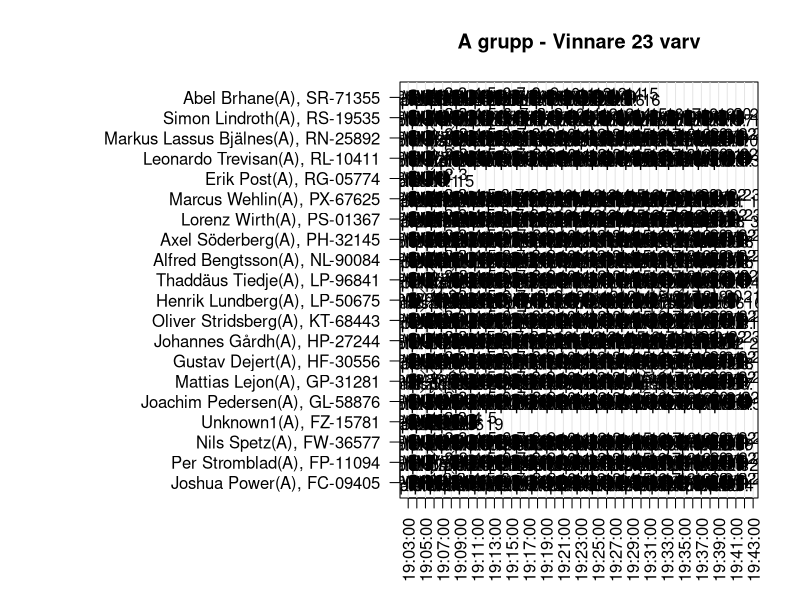
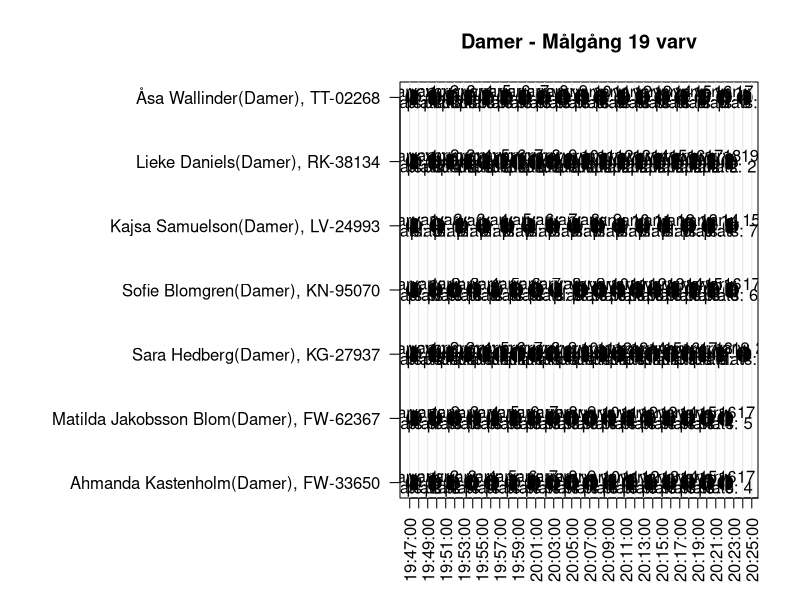
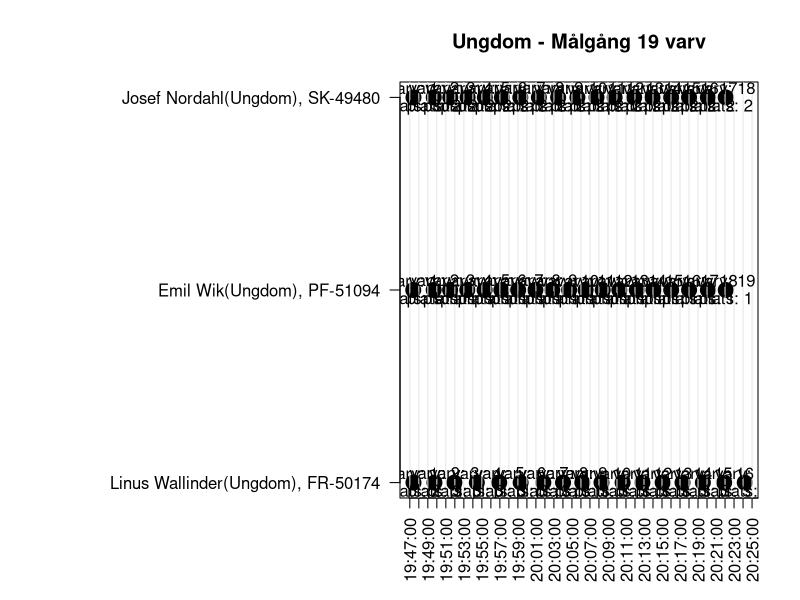
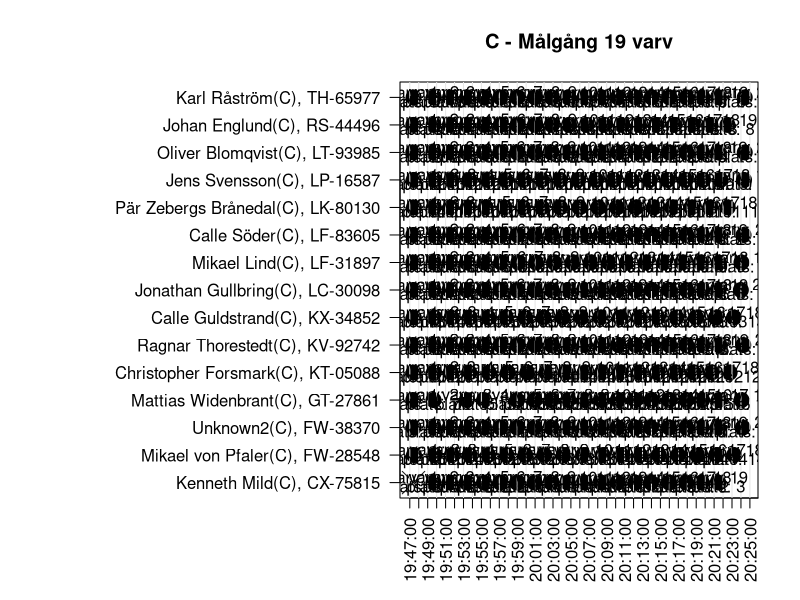
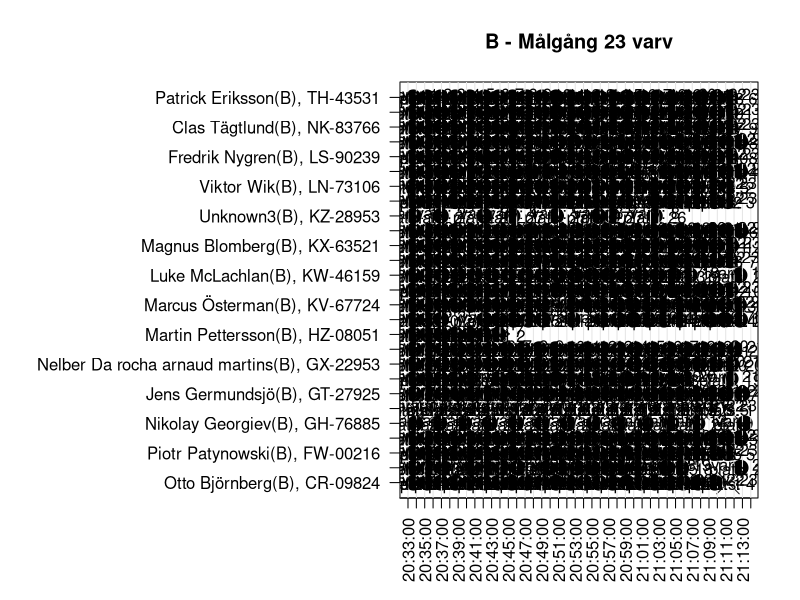

Write the R code that produced these figures, in order.
library(readxl)

## Read the startlist
startlist <- readxl::read_xlsx("startlist.xlsx")

## Read the results and som manual entries
df <- read.table("20250806-212445-0212BD-SF.txt")
df2 <- read.table("extradata.txt")
names(df) <- c("pass", "chip", "info", "date", "time", "info1", "info2")
names(df2) <- c("pass", "chip", "info", "date", "time", "info1", "info2")
df$type <- "chip_read"
df2$type <- "manual"
df <- rbind(df, df2)
df$type <- c("black", "grey10")[as.numeric(as.factor(df$type))]
df$pch <- c(20, 4)[as.numeric(as.factor(df$type))]
df$datetime <- as.POSIXlt(paste(df$date, df$time), format = "%Y-%m-%d %H:%M:%OS")

## Add the name and class to the results
df$name <- startlist$Namn[match(df$chip, startlist$ChipNr)]
df$class <- startlist$Klass[match(df$chip, startlist$ChipNr)]

## limit to just today
df <- df[df$datetime >= as.POSIXlt("2025-08-06 18:50:00.000", format = "%Y-%m-%d %H:%M:%OS"), ]

## Check for anyone with no Chip times:
startlist[!startlist$ChipNr %in% df$chip, ]
## We know that Henrik Holm started and was first in B


## Graph the results of A
png("A.png", width = 3000, height = 1500)
par(mar = c(5.1, 20, 4.1, 2.1))
cutoff1 <- as.POSIXlt("2025-08-06 19:03:00.000", format = "%Y-%m-%d %H:%M:%OS")
cutoff2 <- as.POSIXlt("2025-08-06 19:43:00.000", format = "%Y-%m-%d %H:%M:%OS")
df2 <- df[df$datetime > cutoff1 & df$datetime < cutoff2, ]
df2 <- df2[order(df2$chip, df2$datetime), ]
df2$chip <- as.factor(df2$chip)
##
## Add the lap number
df2$lap <- as.numeric(ave(df2$datetime, df2$chip, FUN = rank))
df2$placing <- as.numeric(ave(df2$datetime, df2$lap, FUN = rank))
##
plot(y = df2$chip, x = df2$datetime,
     type = "p", pch = df2$pch, yaxt = "n",
     ylab = "", xlab = "", xaxt = "n",
     main = "A grupp - Vinnare 23 varv", col = df2$type, cex = 3)
labsy <- levels(df2$chip)
name <- startlist$Namn[match(labsy, startlist$ChipNr)]
class <- startlist$Klass[match(labsy, startlist$ChipNr)]
axis(side = 2, at = sort(as.numeric(unique(df2$chip))),
     labels = paste0(name, "(", class, ")", ", ", labsy), las = 1)
labsx <- seq(from = cutoff1,
             to = cutoff2,
             length.out = 41)
labsx <- format(as.POSIXlt(labsx), "%H:%M:%S")
times <- seq(from = cutoff1,
             to = cutoff2,
             length.out = 41)
axis(side = 1, at = times, las = 2, labels = labsx)
abline(v = times, col = "grey90")
## Add lap number and rank
text(x = df2$datetime,
     y = as.numeric(df2$chip) + 0.2,
     labels = paste0("varv: ", df2$lap))
text(x = df2$datetime,
     y = as.numeric(df2$chip) - 0.2,
     labels = paste0("plats: ", df2$placing))
dev.off()

png("Damer.png", width = 3000, height = 1500)
par(mar = c(5.1, 20, 4.1, 2.1))
cutoff1 <- as.POSIXlt("2025-08-06 19:47:00.000", format = "%Y-%m-%d %H:%M:%OS")
cutoff2 <- as.POSIXlt("2025-08-06 20:27:00.000", format = "%Y-%m-%d %H:%M:%OS")
df2 <- df[df$datetime > cutoff1 & df$datetime < cutoff2 & df$class == "Damer", ]
df2 <- df2[order(df2$chip, df2$datetime), ]
df2$chip <- as.factor(df2$chip)
##
## Add the lap number
df2$lap <- as.numeric(ave(df2$datetime, df2$chip, FUN = rank))
df2$placing <- as.numeric(ave(df2$datetime, df2$lap, FUN = rank))
##
plot(y = df2$chip, x = df2$datetime,
     type = "p", pch = df2$pch, yaxt = "n",
     ylab = "", xlab = "", xaxt = "n",
     main = "Damer - Målgång 19 varv", col = df2$type, cex = 3)
labsy <- levels(df2$chip)
name <- startlist$Namn[match(labsy, startlist$ChipNr)]
class <- startlist$Klass[match(labsy, startlist$ChipNr)]
axis(side = 2, at = sort(as.numeric(unique(df2$chip))),
     labels = paste0(name, "(", class, ")", ", ", labsy), las = 1)
labsx <- seq(from = cutoff1,
             to = cutoff2,
             length.out = 41)
labsx <- format(as.POSIXlt(labsx), "%H:%M:%S")
times <- seq(from = cutoff1,
             to = cutoff2,
             length.out = 41)
axis(side = 1, at = times, las = 2, labels = labsx)
abline(v = times, col = "grey90")
## Add lap number and rank
text(x = df2$datetime,
     y = as.numeric(df2$chip) + 0.1,
     labels = paste0("varv: ", df2$lap))
text(x = df2$datetime,
     y = as.numeric(df2$chip) - 0.1,
     labels = paste0("plats: ", df2$placing))
dev.off()

png("Ungdomar.png", width = 3000, height = 750)
par(mar = c(5.1, 20, 4.1, 2.1))
cutoff1 <- as.POSIXlt("2025-08-06 19:47:00.000", format = "%Y-%m-%d %H:%M:%OS")
cutoff2 <- as.POSIXlt("2025-08-06 20:27:00.000", format = "%Y-%m-%d %H:%M:%OS")
df2 <- df[df$datetime > cutoff1 & df$datetime < cutoff2 & df$class == "Ungdom", ]
df2 <- df2[order(df2$chip, df2$datetime), ]
df2$chip <- as.factor(df2$chip)
##
## Add the lap number
df2$lap <- as.numeric(ave(df2$datetime, df2$chip, FUN = rank))
df2$placing <- as.numeric(ave(df2$datetime, df2$lap, FUN = rank))
##
plot(y = df2$chip, x = df2$datetime,
     type = "p", pch = df2$pch, yaxt = "n",
     ylab = "", xlab = "", xaxt = "n",
     main = "Ungdom - Målgång 19 varv", col = df2$type, cex = 3)
labsy <- levels(df2$chip)
name <- startlist$Namn[match(labsy, startlist$ChipNr)]
class <- startlist$Klass[match(labsy, startlist$ChipNr)]
axis(side = 2, at = sort(as.numeric(unique(df2$chip))),
     labels = paste0(name, "(", class, ")", ", ", labsy), las = 1)
labsx <- seq(from = cutoff1,
             to = cutoff2,
             length.out = 41)
labsx <- format(as.POSIXlt(labsx), "%H:%M:%S")
times <- seq(from = cutoff1,
             to = cutoff2,
             length.out = 41)
axis(side = 1, at = times, las = 2, labels = labsx)
abline(v = times, col = "grey90")
## Add lap number and rank
text(x = df2$datetime,
     y = as.numeric(df2$chip) + 0.05,
     labels = paste0("varv: ", df2$lap))
text(x = df2$datetime,
     y = as.numeric(df2$chip) - 0.05,
     labels = paste0("plats: ", df2$placing))
dev.off()

png("C.png", width = 3000, height = 1500)
par(mar = c(5.1, 20, 4.1, 2.1))
cutoff1 <- as.POSIXlt("2025-08-06 19:47:00.000", format = "%Y-%m-%d %H:%M:%OS")
cutoff2 <- as.POSIXlt("2025-08-06 20:27:00.000", format = "%Y-%m-%d %H:%M:%OS")
df2 <- df[df$datetime > cutoff1 & df$datetime < cutoff2 & df$class == "C", ]
df2 <- df2[order(df2$chip, df2$datetime), ]
df2$chip <- as.factor(df2$chip)
##
## Add the lap number
df2$lap <- as.numeric(ave(df2$datetime, df2$chip, FUN = rank))
df2$placing <- as.numeric(ave(df2$datetime, df2$lap, FUN = rank))
##
plot(y = df2$chip, x = df2$datetime,
     type = "p", pch = df2$pch, yaxt = "n",
     ylab = "", xlab = "", xaxt = "n",
     main = "C - Målgång 19 varv", col = df2$type, cex = 3)
labsy <- levels(df2$chip)
name <- startlist$Namn[match(labsy, startlist$ChipNr)]
class <- startlist$Klass[match(labsy, startlist$ChipNr)]
axis(side = 2, at = sort(as.numeric(unique(df2$chip))),
     labels = paste0(name, "(", class, ")", ", ", labsy), las = 1)
labsx <- seq(from = cutoff1,
             to = cutoff2,
             length.out = 41)
labsx <- format(as.POSIXlt(labsx), "%H:%M:%S")
times <- seq(from = cutoff1,
             to = cutoff2,
             length.out = 41)
axis(side = 1, at = times, las = 2, labels = labsx)
abline(v = times, col = "grey90")
## Add lap number and rank
text(x = df2$datetime,
     y = as.numeric(df2$chip) + 0.2,
     labels = paste0("varv: ", df2$lap))
text(x = df2$datetime,
     y = as.numeric(df2$chip) - 0.2,
     labels = paste0("plats: ", df2$placing))
dev.off()

png("B.png", width = 3000, height = 1500)
par(mar = c(5.1, 20, 4.1, 2.1))
cutoff1 <- as.POSIXlt("2025-08-06 20:32:00.000", format = "%Y-%m-%d %H:%M:%OS")
cutoff2 <- as.POSIXlt("2025-08-06 21:14:00.000", format = "%Y-%m-%d %H:%M:%OS")
df2 <- df[df$datetime > cutoff1 & df$datetime < cutoff2 & df$class == "B", ]
df2 <- df2[order(df2$chip, df2$datetime), ]
df2$chip <- as.factor(df2$chip)
##
## Add the lap number
df2$lap <- as.numeric(ave(df2$datetime, df2$chip, FUN = rank))
df2$placing <- as.numeric(ave(df2$datetime, df2$lap, FUN = rank))
##
plot(y = df2$chip, x = df2$datetime,
     type = "p", pch = df2$pch, yaxt = "n",
     ylab = "", xlab = "", xaxt = "n",
     main = "B - Målgång 23 varv", col = df2$type, cex = 3)
labsy <- levels(df2$chip)
name <- startlist$Namn[match(labsy, startlist$ChipNr)]
class <- startlist$Klass[match(labsy, startlist$ChipNr)]
axis(side = 2, at = sort(as.numeric(unique(df2$chip))),
     labels = paste0(name, "(", class, ")", ", ", labsy), las = 1)
labsx <- seq(from = cutoff1,
             to = cutoff2,
             length.out = 43)
labsx <- format(as.POSIXlt(labsx), "%H:%M:%S")
times <- seq(from = cutoff1,
             to = cutoff2,
             length.out = 43)
axis(side = 1, at = times, las = 2, labels = labsx)
abline(v = times, col = "grey90")
## Add lap number and rank
text(x = df2$datetime,
     y = as.numeric(df2$chip) + 0.2,
     labels = paste0("varv: ", df2$lap))
text(x = df2$datetime,
     y = as.numeric(df2$chip) - 0.2,
     labels = paste0("plats: ", df2$placing))
dev.off()
